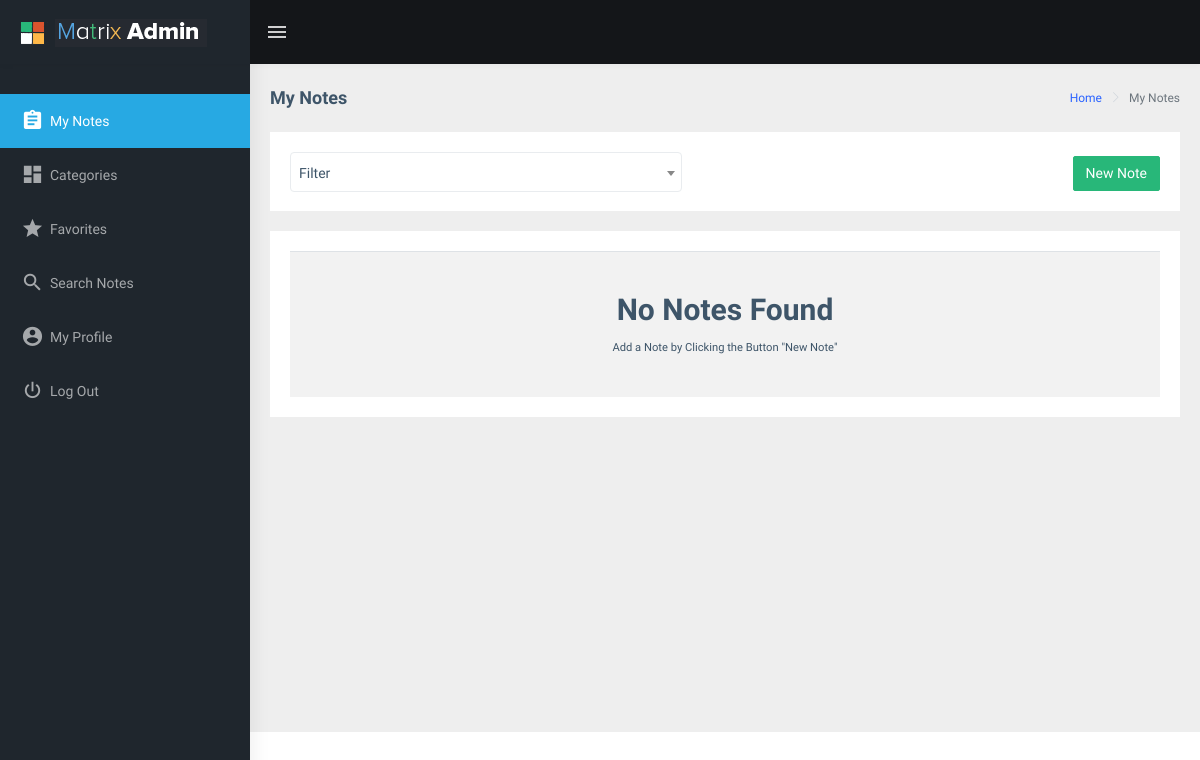
The page /notes/ (signed in) on the database as committed earlier.
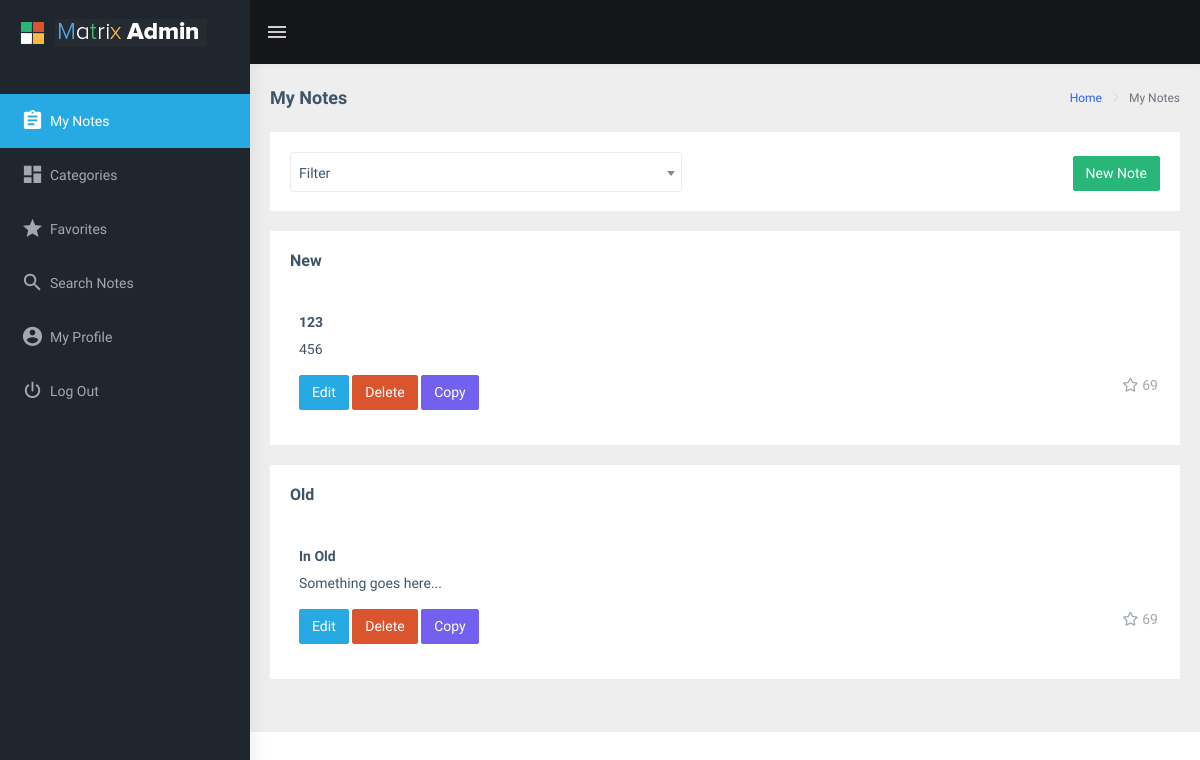
The same page on the database as committed later.
### main/models.py (models this page shows, shortened)
class Categories(models.Model):
    user = models.ForeignKey(User, on_delete=models.CASCADE)
    name = models.CharField(max_length=30)

class Notes(models.Model):
    title    = models.CharField(max_length=30)
    content  = models.TextField()
    author   = models.ForeignKey(User, on_delete=models.CASCADE)
    category = models.ForeignKey(Categories, on_delete=models.CASCADE)
    num_of_favorites = models.IntegerField()

### main/views/notes.py (the view)
# urls.py: path('notes/', views.ManageNotes.as_view(), name="Notes"),
class ManageNotes(LoginRequiredMixin, ListView):
    template_name = "main/notes/manage_notes.html"
    model = Notes
    def get_queryset(self):
        if self.request.GET.get("filter"):
            filter_id = self.request.GET.get("filter")
            categories_queryset = Categories.objects.filter(id=filter_id).order_by('name')
        else:
            categories_queryset = Categories.objects.filter(user=self.request.user).order_by('name')
        categories = []
        for category in categories_queryset:
            categories.append({"id": category.id, "name": category.name, "notes": ""})
        for category in categories:
            notes = Notes.objects.filter(category=category["id"]).order_by('id')
            category.update({"notes": list(notes)})
        return categories
    def get_context_data(self, **kwargs):
        context = super().get_context_data(**kwargs)
        if self.request.GET.get("filter"):
            filter_id = self.request.GET.get("filter")
            categories = Categories.objects.filter(user=self.request.user)
            category_filtered = Categories.objects.get(id=filter_id)
            notes_count = Notes.objects.filter(category=category_filtered).count()
            context["filter_id"] = filter_id
            context["filter_name"] = category_filtered.name
            context["categories"] = categories
            context["categories_count"] = categories.count()
            context["notes_count"] = notes_count
        else:
            categories = Categories.objects.filter(user=self.request.user)
            notes_count = Notes.objects.filter(author=self.request.user).count()
            context["categories"] = categories
            context["categories_count"] = categories.count()
            context["notes_count"] = notes_count
        return context

### main/templates/main/notes/manage_notes.html (shortened to what the changed rows need)
{% extends 'main/base.html' %}
{% load static %}
{% block content %}
<div class="page-wrapper">
    <div class="container-fluid">
        {% if categories_count == 0 %}
            <div class="row">
                <div class="col-12">
                    <div class="card">
                        <div class="card-body pb-1">
                            <table class="table table-striped">
                                <tbody>
                                    <tr>
                                        <td class="text-center">
                                            <div class="pb-2 pt-4">
                                                <h2>No Categories Found</h2>
                                                <p class="pb-0"><small>Add a Category by Navigating to the "<i class="mdi mdi-view-dashboard"></i> Categories" Menu<br>A Category is Needed to Add a Note</small></p>
                                            </div>
                                        </td>
                                    </tr>
                                </tbody>
                            </table>
                        </div>
                    </div>
                </div>
            </div>
        {% else %}
            {% if notes_count == 0 %}
                <div class="row">
                    <div class="col-12">
                        <div class="card">
                            <div class="card-body pb-1">
                                <table class="table table-striped">
                                    <tbody>
                                        <tr>
                                            <td class="text-center">
                                                <div class="pb-2 pt-4">
                                                    <h2>No Notes Found</h2>
                                                    <p class="pb-0"><small>Add a Note by Clicking the Button "New Note"</small></p>
                                                </div>
                                            </td>
                                        </tr>
                                    </tbody>
                                </table>
                            </div>
                        </div>
                    </div>
                </div>
            {% else %}
                {% for category in object_list %}
                    {% if category.notes %}
                        <div class="row">
                            <div class="col-12">
                                <div class="card">
                                    <div class="card-body">
                                        <h5 class="card-title">{{ category.name }}</h5>
                                    </div>
                                    <div class="comment-widgets scrollable">
                                        {% for note in category.notes %}
                                            <div class="d-flex flex-row comment-row m-t-0">
                                                <div class="comment-text w-100">
                                                    <h6 class="font-medium font-weight-bold">{{ note.title }}</h6>
                                                    <span id="{{ note.id }}" class="m-b-15 d-block">{{ note.content }}</span>
                                                    <div class="comment-footer">
                                                        <span class="text-muted float-right pr-2"><i class="far fa-star pr-1"></i>69</span>
                                                        <a class="btn btn-cyan" href="{% url 'main:Update_Note' id=note.id %}">Edit</a>
                                                        <a class="btn btn-danger" href="{% url 'main:Delete_Note' id=note.id %}">Delete</a>
                                                        <button class="btn btn-primary" onclick="copy_to_clipboard('{{ note.id }}');">Copy</button>
                                                    </div>
                                                </div>
                                            </div>
                                        {% endfor %}
                                    </div>
                                </div>
                            </div>
                        </div>
                    {% endif %}
                {% endfor %}
            {% endif %}
        {% endif %}
    </div>
</div>
{% endblock %}

Rows that differ between the two databases and show on the page:
added Categories: name "New"
added Notes: title "123", content "456", shown under "New"
added Categories: name "Old"
added Notes: title "In Old", content "Something goes here...", shown under "Old"
Other text that changed with them:
text no longer shown: "No Notes Found Add a Note by Clicking the Button \"New Note\""
